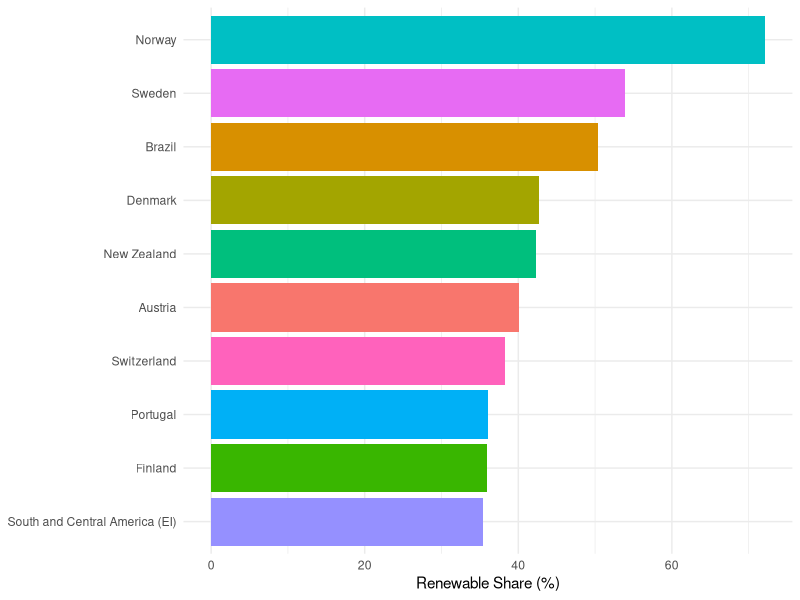
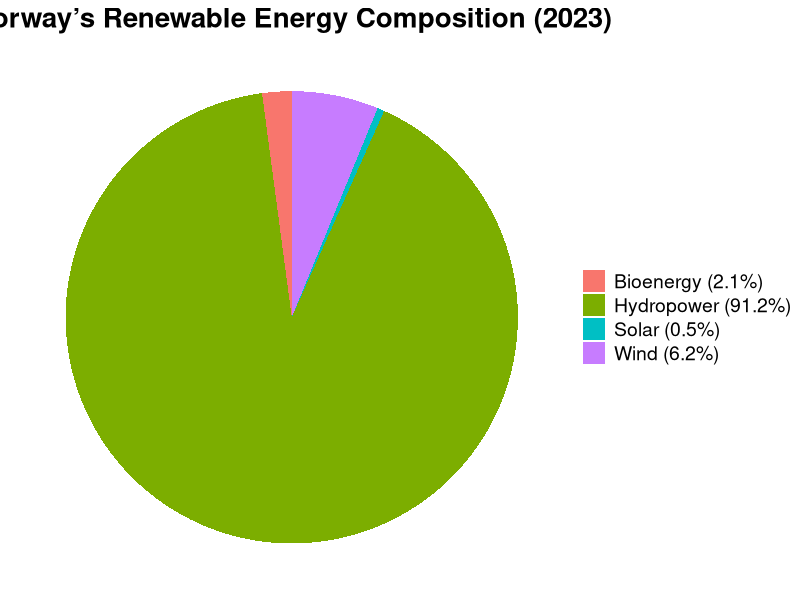
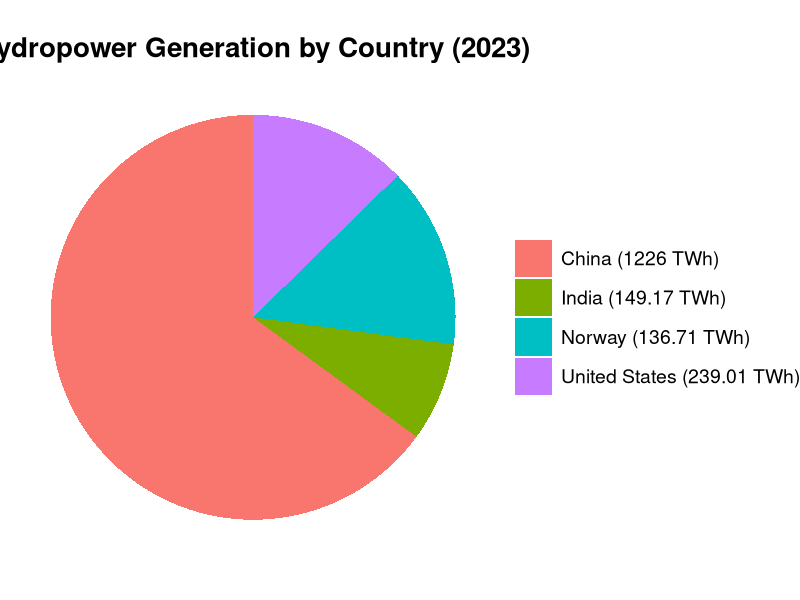

Generate these figures, in order, with R:
## ---- chunk 1
library(ggplot2)
library(readr)
library(tidyverse)

data <- read_csv("renewable-share-energy.csv")

top10_clean <- data %>%
  filter(Year == 2023, 
         !Entity %in% c("World", "Africa", "Asia", "Europe", "Oceania", 
                        "North America", "South America", "Eastern Africa (EI)")) %>%
  arrange(desc(`Renewables (% equivalent primary energy)`)) %>%
  slice(1:10)

ggplot(top10_clean, aes(x = reorder(Entity, `Renewables (% equivalent primary energy)`), 
                        y = `Renewables (% equivalent primary energy)`, fill = Entity)) +
  geom_col() +
  coord_flip() +
  labs(x = NULL, y = "Renewable Share (%)") +
  theme_minimal() +
  theme(legend.position = "none")
## ---- chunk 2
df <- data.frame(
  source = c("Hydropower", "Wind", "Bioenergy", "Solar"),
  share = c(91.2, 6.2, 2.1, 0.5)
)

df$source_label <- paste0(df$source, " (", df$share, "%)")

ggplot(df, aes(x = "", y = share, fill = source_label)) +
  geom_col(width = 1) +
  coord_polar(theta = "y") +
  theme_void() +
  labs(title = "Norway’s Renewable Energy Composition (2023)") +
  theme(
    plot.title = element_text(size = 20, face = "bold", hjust = 0.5),
    legend.title = element_blank(), 
    legend.text = element_text(size = 14)  
  )
## ---- chunk 3
library(readr)
library(dplyr)
library(ggplot2)

hydro_data <- read_csv("hydropower-consumption.csv")

hydro_2023 <- hydro_data %>%
  filter(Year == 2023) %>%
  select(Entity, `Electricity from hydro - TWh`) %>%
  rename(Country = Entity, Hydro_TWh = `Electricity from hydro - TWh`) %>%
  arrange(desc(Hydro_TWh)) %>%
  slice(1:4) %>%
  bind_rows(hydro_data %>% filter(Year == 2023, Entity == "Norway") %>%
              select(Entity, `Electricity from hydro - TWh`) %>%
              rename(Country = Entity, Hydro_TWh = `Electricity from hydro - TWh`))

hydro_2023 <- hydro_2023 %>%
  mutate(label = paste0(Country, " (", round(Hydro_TWh, 2), " TWh)"))

ggplot(hydro_2023, aes(x = "", y = Hydro_TWh, fill = label)) +
  geom_col(width = 1) +
  coord_polar(theta = "y") +
  theme_void() +
  labs(title = "Hydropower Generation by Country (2023)") +
  theme(
    plot.title = element_text(size = 20, face = "bold", hjust = 0.5),
    legend.title = element_blank(),
    legend.text = element_text(size = 14),
    legend.key.size = unit(1, "cm")
  )
## ---- chunk 4
# Top 10 bar chart code already defined in your file, so reuse it here.
## ---- chunk 5
# Norway trend line chart code (already present in your .qmd)
## ---- chunk 6
# You already have this pie/bar chart in your code
